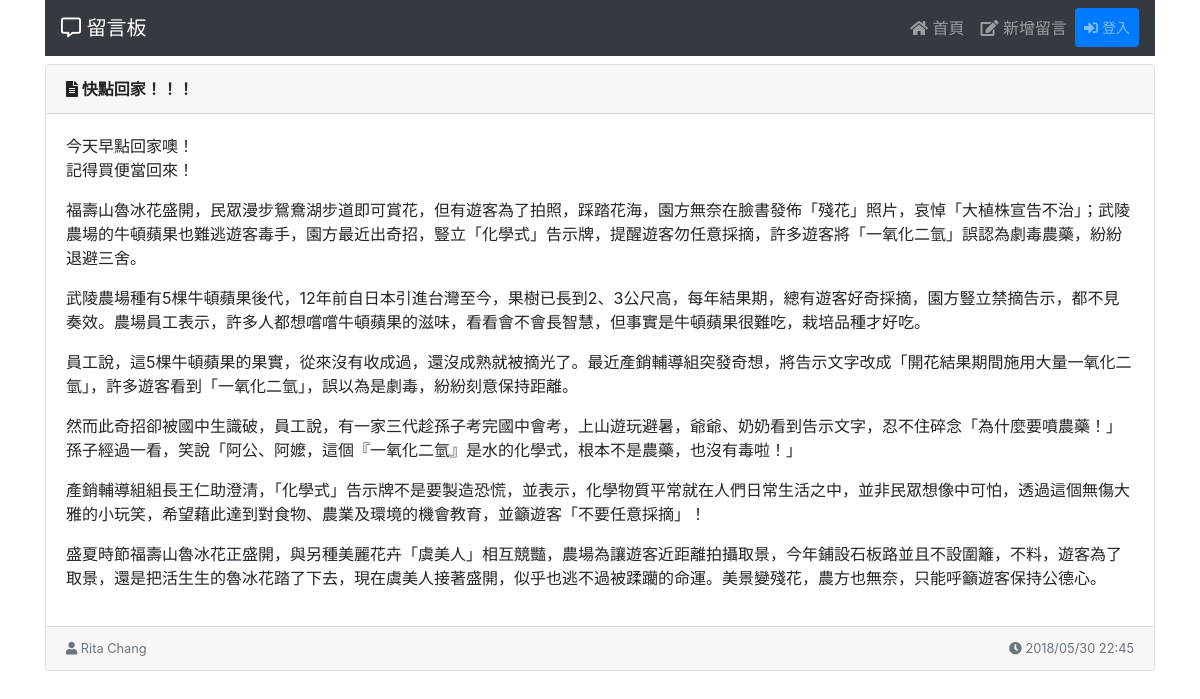
The app's page /message/10 with its own data.
### web/models.py (models this page shows, shortened)
class Message(models.Model):
        user = models.CharField(max_length=50, verbose_name='姓名')
        subject = models.CharField(max_length=200, verbose_name='主旨')
        content = models.TextField(verbose_name='內容')
        publication_date = models.DateTimeField(auto_now_add=True)

### web/views.py (the view)
# urls.py: path('<int:pk>', views.MessageDetailView.as_view()),
class MessageDetailView(generic.DetailView):
    model = Message

### templates/web/message_detail.html
{% extends "base.html" %}
{% block content %}
<div class="card mt-2">
  <div class="card-header">
    <div class="font-weight-bold"><i class="fas fa-file-alt"></i> {{ message.subject }}</div>
  </div>
  <div class="card-body">
    <div class="card-text">{{ message.content|linebreaks }}</div>
  </div>
  <div class="card-footer d-flex justify-content-between">
    <small class="text-muted"><i class="fas fa-user"></i> {{ message.user }}</small>
    <small class="text-muted"><i class="fas fa-clock"></i> {{ message.publication_date|date:"Y/m/d H:i" }}</small>
  </div>
</div>
{% endblock %}

### records on screen
Message: subject "快點回家！！！", content "今天早點回家噢！ 記得買便當回來！ 福壽山魯冰花盛開，民眾漫步鴛鴦湖步道即可賞花，但有遊客為了拍照，踩踏花海，園方無奈在臉書發佈「殘花」照片，哀悼「大植株宣告不治」；武陵農場的牛頓蘋果也難逃遊客毒手，園方最近出奇招，豎立「化學式」告示牌，提醒遊客勿任意採摘，許多遊客將「一氧化二氫」誤認為劇毒農藥，紛紛退避三舍。 武陵農場種有5棵牛頓蘋果後代，12年前自日本引進台灣至今，果樹已長到2、3公尺高，每年結果期，總有遊客好奇採摘，園方豎立禁摘告示，都不見奏效。農場員工表示，許多人都想嚐嚐牛頓蘋果的滋味，看看會不會長智慧，但事實是牛頓蘋果很難吃，栽培品種才好吃。 員工說，這5棵牛頓蘋果的果實，從來沒有收成過，還沒成熟就被摘光了。最近產銷輔導組突發奇想，將告示文字改成「開花結果期間施用大量一氧化二氫」，許多遊客看到「一氧化二氫」，誤以為是劇毒，紛紛刻意保持距離。 然而此奇招卻被國中生識破，員工說，有一家三代趁孫子考完國中會考，上山遊玩避暑，爺爺、奶奶看到告示文字，忍不住碎念「為什麼要噴農藥！」孫子經過一看，笑說「阿公、阿嬤，這個『一氧化二氫』是水的化學式，根本不是農藥，也沒有毒啦！」 產銷輔導組組長王仁助澄清，「化學式」告示牌不是要製造恐慌，並表示，化學物質平常就在人們日常生活之中，並非民眾想像中可怕，透過這個無傷大雅的小玩笑，希望藉此達到對食物、農業及環境的機會教育，並籲遊客「不要任意採摘」！…", user "Rita Chang", publication_date "2018/05/30 22:45"
